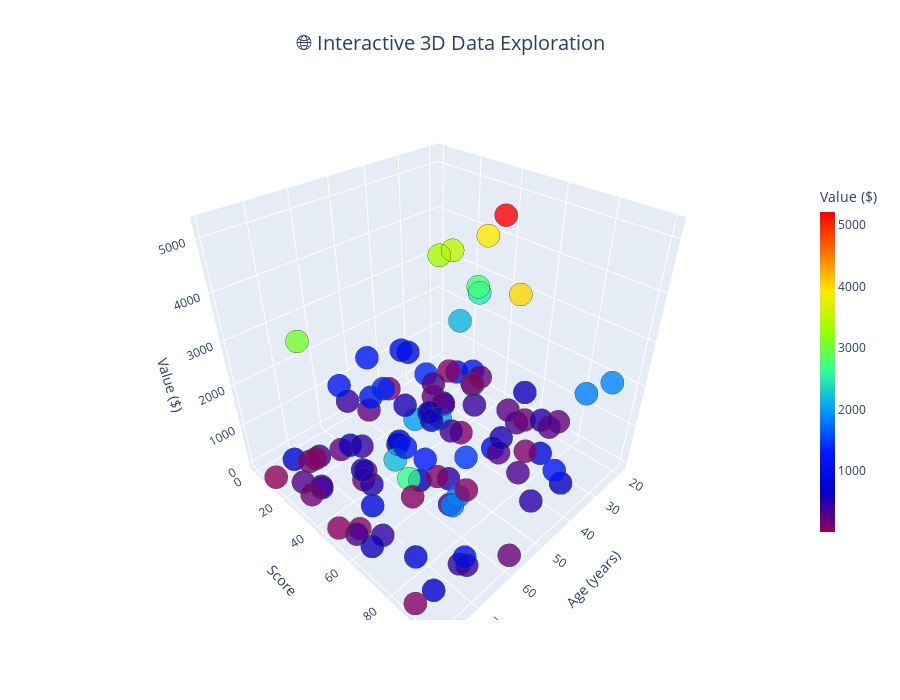
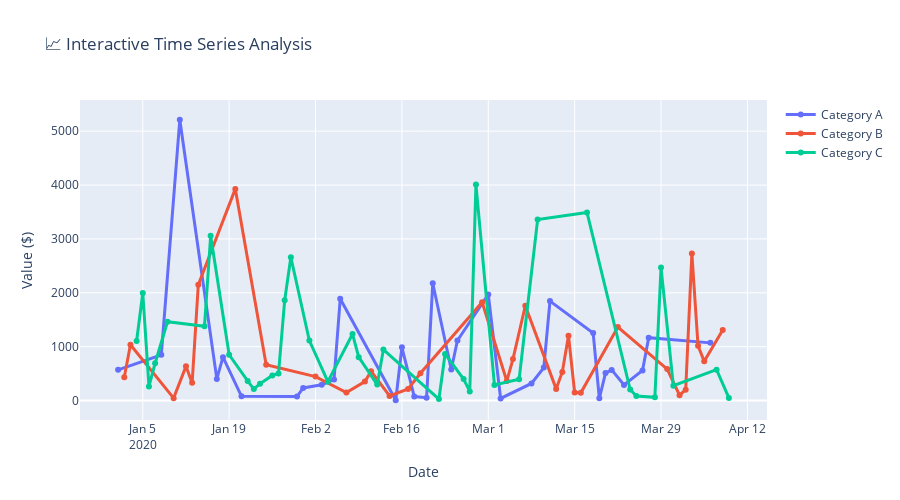

Source (notebook cell) for these figures, in order:
### Markdown cell above
## 3. Interactive Plotly Visualizations

### Code cell
# Check if plotly is available before creating interactive plots
try:
    import plotly.graph_objects as go
    import plotly.express as px
    
    # Interactive 3D scatter plot with hover information
    fig_3d = go.Figure(data=[go.Scatter3d(
        x=df_large['Age'],
        y=df_large['Score'], 
        z=df_large['Value'],
        mode='markers',
        marker=dict(
            size=8,
            color=df_large['Value'],
            colorscale='Rainbow',
            opacity=0.8,
            colorbar=dict(
                title=dict(text="Value ($)"),
                thickness=15,
                len=0.7
            ),
            line=dict(width=0.5, color='DarkSlateGrey')
        ),
        text=[f"User: {name}<br>Category: {cat}" for name, cat in zip(df_large['Name'], df_large['Category'])],
        hovertemplate='<b>%{text}</b><br>Age: %{x}<br>Score: %{y:.1f}<br>Value: $%{z:,.0f}<extra></extra>'
    )])

    fig_3d.update_layout(
        title=dict(
            text='🌐 Interactive 3D Data Exploration',
            x=0.5,
            font=dict(size=20)
        ),
        scene=dict(
            xaxis_title='Age (years)',
            yaxis_title='Score',
            zaxis_title='Value ($)',
            camera=dict(eye=dict(x=1.2, y=1.2, z=1.2))
        ),
        width=900,
        height=700,
        font=dict(size=12)
    )

    fig_3d.show()

    # Interactive time series with multiple traces
    fig_ts = go.Figure()

    # Add trace for each category
    for category in df_large['Category'].unique():
        cat_data = df_large[df_large['Category'] == category].sort_values('Date')
        fig_ts.add_trace(go.Scatter(
            x=cat_data['Date'],
            y=cat_data['Value'],
            mode='lines+markers',
            name=f'Category {category}',
            line=dict(width=3),
            hovertemplate='Date: %{x}<br>Value: $%{y:,.0f}<br>Category: ' + category + '<extra></extra>'
        ))

    fig_ts.update_layout(
        title='📈 Interactive Time Series Analysis',
        xaxis_title='Date',
        yaxis_title='Value ($)',
        hovermode='x unified',
        width=900,
        height=500,
        showlegend=True
    )

    fig_ts.show()

    print("🎯 Interactive Features Demonstrated:")
    print("• Hover tooltips with detailed information")
    print("• 3D rotation and zoom capabilities") 
    print("• Multi-trace time series with legend controls")
    print("• Custom color scales and styling")
    print("• Responsive design for different screen sizes")
    
except ImportError:
    print("⚠️ Plotly not available - creating static matplotlib alternatives...")
    
    # Alternative matplotlib 3D plot
    fig = plt.figure(figsize=(15, 6))
    
    # 3D scatter plot alternative
    ax1 = fig.add_subplot(121, projection='3d')
    scatter = ax1.scatter(df_large['Age'], df_large['Score'], df_large['Value'], 
                         c=df_large['Value'], cmap='rainbow', s=50, alpha=0.7)
    ax1.set_xlabel('Age (years)')
    ax1.set_ylabel('Score')
    ax1.set_zlabel('Value ($)')
    ax1.set_title('3D Data Exploration')
    plt.colorbar(scatter, ax=ax1, label='Value ($)', shrink=0.5)
    
    # Time series alternative
    ax2 = fig.add_subplot(122)
    for category in df_large['Category'].unique():
        cat_data = df_large[df_large['Category'] == category].sort_values('Date')
        ax2.plot(cat_data['Date'], cat_data['Value'], label=f'Category {category}', linewidth=2)
    ax2.set_title('Time Series Analysis')
    ax2.set_xlabel('Date')
    ax2.set_ylabel('Value ($)')
    ax2.legend()
    ax2.tick_params(axis='x', rotation=45)
    
    plt.tight_layout()
    plt.show()
    
    print("📊 Static Visualizations Created:")
    print("• 3D scatter plot with color mapping")
    print("• Multi-category time series plot")
    print("• Matplotlib-based alternatives to Plotly")

### Figure 1 — Plotly figure (JSON) as saved in the notebook; plotly's stock layout.template omitted (floating-point values rounded to 4 significant figures)
{"data": [{"hovertemplate": "<b>%{text}</b><br>Age: %{x}<br>Score: %{y:.1f}<br>Value: $%{z:,.0f}<extra></extra>", "marker": {"color": [569.9, 430.9, 1036.0, 1105.0, 1996.0, 261.6, 691.5, 848.6, 1463.0, 44.58, 5212.0, 634.8, 327.9, 2150.0, 1377.0, 3059.0, 401.6, 804.7, 849.3, 3929.0, 78.34, 364.8, 211.8, 312.6, 664.1, 466.3, 502.0, 1859.0, 2660.0, 73.02, 234.4, 1112.0, 444.2, 293.2, 350.0, 389.4, 1888.0, 146.9, 1234.0, 804.8, 351.7, 544.3, 296.0, 945.5, 85.12, 5.198, 988.6, 216.0, 73.58, 505.5, 52.1, 2177.0, 28.01, 864.8, 577.1, 1115.0, 397.7, 168.5, 4009.0, 1826.0, 1969.0, 288.0, 39.61, 361.4, 770.2, 395.5, 1759.0, 316.8, 3360.0, 611.1, 1845.0, 216.1, 529.9, 1202.0, 148.9, 142.4, 3491.0, 1254.0, 41.93, 508.9, 568.3, 1363.0, 288.8, 203.7, 84.33, 559.2, 1166.0, 59.96, 2468.0, 584.0, 274.2, 98.58, 202.0, 2727.0, 1017.0, 727.1, 1070.0, 572.1, 1309.0, 48.89], "colorbar": {"len": 0.7, "thickness": 15, "title": {"text": "Value ($)"}}, "colorscale": [[0, "rgb(150,0,90)"], [0.125, "rgb(0,0,200)"], [0.25, "rgb(0,25,255)"], [0.375, "rgb(0,152,255)"], [0.5, "rgb(44,255,150)"], [0.625, "rgb(151,255,0)"], [0.75, "rgb(255,234,0)"], [0.875, "rgb(255,111,0)"], [1, "rgb(255,0,0)"]], "line": {"color": "DarkSlateGrey", "width": 0.5}, "opacity": 0.8, "size": 8}, "mode": "markers", "text": ["User: User_0<br>Category: A", "User: User_1<br>Category: B", "User: User_2<br>Category: B", "User: User_3<br>Category: C", "User: User_4<br>Category: C", "User: User_5<br>Category: C", "User: User_6<br>Category: C", "User: User_7<br>Category: A", "User: User_8<br>Category: C", "User: User_9<br>Category: B", "User: User_10<br>Category: A", "User: User_11<br>Category: B", "User: User_12<br>Category: B", "User: User_13<br>Category: B", "User: User_14<br>Category: C", "User: User_15<br>Category: C", "User: User_16<br>Category: A", "User: User_17<br>Category: A", "User: User_18<br>Category: C", "User: User_19<br>Category: B", "User: User_20<br>Category: A", "User: User_21<br>Category: C", "User: User_22<br>Category: C", "User: User_23<br>Category: C", "User: User_24<br>Category: B", "User: User_25<br>Category: C", "User: User_26<br>Category: C", "User: User_27<br>Category: C", "User: User_28<br>Category: C", "User: User_29<br>Category: A", "User: User_30<br>Category: A", "User: User_31<br>Category: C", "User: User_32<br>Category: B", "User: User_33<br>Category: A", "User: User_34<br>Category: C", "User: User_35<br>Category: A", "User: User_36<br>Category: A", "User: User_37<br>Category: B", "User: User_38<br>Category: C", "User: User_39<br>Category: C", "User: User_40<br>Category: B", "User: User_41<br>Category: B", "User: User_42<br>Category: C", "User: User_43<br>Category: C", "User: User_44<br>Category: B", "User: User_45<br>Category: A", "User: User_46<br>Category: A", "User: User_47<br>Category: B", "User: User_48<br>Category: A", "User: User_49<br>Category: B", "User: User_50<br>Category: A", "User: User_51<br>Category: A", "User: User_52<br>Category: C", "User: User_53<br>Category: C", "User: User_54<br>Category: A", "User: User_55<br>Category: A", "User: User_56<br>Category: C", "User: User_57<br>Category: C", "User: User_58<br>Category: C", "User: User_59<br>Category: B", "User: User_60<br>Category: A", "User: User_61<br>Category: C", "User: User_62<br>Category: A", "User: User_63<br>Category: B", "User: User_64<br>Category: B", "User: User_65<br>Category: C", "User: User_66<br>Category: B", "User: User_67<br>Category: A", "User: User_68<br>Category: C", "User: User_69<br>Category: A", "User: User_70<br>Category: A", "User: User_71<br>Category: B", "User: User_72<br>Category: B", "User: User_73<br>Category: B", "User: User_74<br>Category: B", "User: User_75<br>Category: B", "User: User_76<br>Category: C", "User: User_77<br>Category: A", "User: User_78<br>Category: A", "User: User_79<br>Category: A", "User: User_80<br>Category: A", "User: User_81<br>Category: B", "User: User_82<br>Category: A", "User: User_83<br>Category: C", "User: User_84<br>Category: C", "User: User_85<br>Category: A", "User: User_86<br>Category: A", "User: User_87<br>Category: C", "User: User_88<br>Category: C", "User: User_89<br>Category: B", "User: User_90<br>Category: C", "User: User_91<br>Category: B", "User: User_92<br>Category: B", "User: User_93<br>Category: B", "User: User_94<br>Category: B", "User: User_95<br>Category: B", "User: User_96<br>Category: A", "User: User_97<br>Category: C", "User: User_98<br>Category: B", "User: User_99<br>Category: C"], "type": "scatter3d", "x": [56, 69, 46, 32, 60, 25, 78, 38, 56, 75, 36, 40, 28, 28, 41, 70, 53, 57, 41, 20, 39, 70, 19, 41, 61, 47, 55, 19, 77, 38, 50, 29, 75, 39, 78, 61, 42, 66, 44, 76, 59, 45, 77, 33, 32, 79, 79, 64, 79, 68, 61, 72, 69, 74, 20, 54, 68, 24, 38, 26, 56, 35, 21, 42, 77, 31, 67, 75, 26, 43, 70, 19, 37, 45, 64, 77, 24, 61, 78, 25, 64, 52, 31, 34, 53, 67, 57, 21, 19, 79, 23, 71, 59, 21, 71, 46, 35, 43, 61, 51], "y": [39.52, 92.67, 72.73, 32.65, 57.04, 52.08, 96.12, 84.45, 74.73, 53.97, 58.68, 96.53, 60.7, 27.6, 29.63, 16.53, 1.564, 42.34, 39.49, 29.35, 1.408, 19.88, 71.13, 79.02, 60.6, 92.63, 65.11, 91.5, 85.0, 44.95, 9.541, 37.08, 66.88, 66.59, 59.13, 27.47, 56.12, 38.29, 97.17, 84.89, 72.17, 23.6, 25.61, 4.043, 71.07, 11.09, 43.93, 20.17, 89.58, 47.54, 56.33, 69.55, 13.93, 60.44, 53.98, 20.31, 94.29, 59.89, 69.48, 88.05, 62.44, 29.56, 10.55, 45.65, 21.84, 41.65, 88.33, 32.43, 12.21, 35.63, 90.68, 27.21, 64.77, 0.05204, 35.26, 30.48, 16.47, 53.41, 48.48, 69.24, 26.94, 24.41, 16.83, 21.88, 55.81, 40.38, 6.489, 25.39, 24.69, 69.63, 71.23, 14.81, 99.77, 26.68, 97.66, 41.1, 3.305, 34.51, 63.44, 68.07], "z": [569.9, 430.9, 1036.0, 1105.0, 1996.0, 261.6, 691.5, 848.6, 1463.0, 44.58, 5212.0, 634.8, 327.9, 2150.0, 1377.0, 3059.0, 401.6, 804.7, 849.3, 3929.0, 78.34, 364.8, 211.8, 312.6, 664.1, 466.3, 502.0, 1859.0, 2660.0, 73.02, 234.4, 1112.0, 444.2, 293.2, 350.0, 389.4, 1888.0, 146.9, 1234.0, 804.8, 351.7, 544.3, 296.0, 945.5, 85.12, 5.198, 988.6, 216.0, 73.58, 505.5, 52.1, 2177.0, 28.01, 864.8, 577.1, 1115.0, 397.7, 168.5, 4009.0, 1826.0, 1969.0, 288.0, 39.61, 361.4, 770.2, 395.5, 1759.0, 316.8, 3360.0, 611.1, 1845.0, 216.1, 529.9, 1202.0, 148.9, 142.4, 3491.0, 1254.0, 41.93, 508.9, 568.3, 1363.0, 288.8, 203.7, 84.33, 559.2, 1166.0, 59.96, 2468.0, 584.0, 274.2, 98.58, 202.0, 2727.0, 1017.0, 727.1, 1070.0, 572.1, 1309.0, 48.89]}], "layout": {"font": {"size": 12}, "height": 700, "scene": {"camera": {"eye": {"x": 1.2, "y": 1.2, "z": 1.2}}, "xaxis": {"title": {"text": "Age (years)"}}, "yaxis": {"title": {"text": "Score"}}, "zaxis": {"title": {"text": "Value ($)"}}}, "title": {"font": {"size": 20}, "text": "🌐 Interactive 3D Data Exploration", "x": 0.5}, "width": 900}}

### Figure 2 — Plotly figure (JSON) as saved in the notebook; plotly's stock layout.template omitted (floating-point values rounded to 4 significant figures)
{"data": [{"hovertemplate": "Date: %{x}<br>Value: $%{y:,.0f}<br>Category: A<extra></extra>", "line": {"width": 3}, "mode": "lines+markers", "name": "Category A", "type": "scatter", "x": ["2020-01-01T00:00:00.000000000", "2020-01-08T00:00:00.000000000", "2020-01-11T00:00:00.000000000", "2020-01-17T00:00:00.000000000", "2020-01-18T00:00:00.000000000", "2020-01-21T00:00:00.000000000", "2020-01-30T00:00:00.000000000", "2020-01-31T00:00:00.000000000", "2020-02-03T00:00:00.000000000", "2020-02-05T00:00:00.000000000", "2020-02-06T00:00:00.000000000", "2020-02-15T00:00:00.000000000", "2020-02-16T00:00:00.000000000", "2020-02-18T00:00:00.000000000", "2020-02-20T00:00:00.000000000", "2020-02-21T00:00:00.000000000", "2020-02-24T00:00:00.000000000", "2020-02-25T00:00:00.000000000", "2020-03-01T00:00:00.000000000", "2020-03-03T00:00:00.000000000", "2020-03-08T00:00:00.000000000", "2020-03-10T00:00:00.000000000", "2020-03-11T00:00:00.000000000", "2020-03-18T00:00:00.000000000", "2020-03-19T00:00:00.000000000", "2020-03-20T00:00:00.000000000", "2020-03-21T00:00:00.000000000", "2020-03-23T00:00:00.000000000", "2020-03-26T00:00:00.000000000", "2020-03-27T00:00:00.000000000", "2020-04-06T00:00:00.000000000"], "y": [569.9, 848.6, 5212.0, 401.6, 804.7, 78.34, 73.02, 234.4, 293.2, 389.4, 1888.0, 5.198, 988.6, 73.58, 52.1, 2177.0, 577.1, 1115.0, 1969.0, 39.61, 316.8, 611.1, 1845.0, 1254.0, 41.93, 508.9, 568.3, 288.8, 559.2, 1166.0, 1070.0]}, {"hovertemplate": "Date: %{x}<br>Value: $%{y:,.0f}<br>Category: B<extra></extra>", "line": {"width": 3}, "mode": "lines+markers", "name": "Category B", "type": "scatter", "x": ["2020-01-02T00:00:00.000000000", "2020-01-03T00:00:00.000000000", "2020-01-10T00:00:00.000000000", "2020-01-12T00:00:00.000000000", "2020-01-13T00:00:00.000000000", "2020-01-14T00:00:00.000000000", "2020-01-20T00:00:00.000000000", "2020-01-25T00:00:00.000000000", "2020-02-02T00:00:00.000000000", "2020-02-07T00:00:00.000000000", "2020-02-10T00:00:00.000000000", "2020-02-11T00:00:00.000000000", "2020-02-14T00:00:00.000000000", "2020-02-17T00:00:00.000000000", "2020-02-19T00:00:00.000000000", "2020-02-29T00:00:00.000000000", "2020-03-04T00:00:00.000000000", "2020-03-05T00:00:00.000000000", "2020-03-07T00:00:00.000000000", "2020-03-12T00:00:00.000000000", "2020-03-13T00:00:00.000000000", "2020-03-14T00:00:00.000000000", "2020-03-15T00:00:00.000000000", "2020-03-16T00:00:00.000000000", "2020-03-22T00:00:00.000000000", "2020-03-30T00:00:00.000000000", "2020-04-01T00:00:00.000000000", "2020-04-02T00:00:00.000000000", "2020-04-03T00:00:00.000000000", "2020-04-04T00:00:00.000000000", "2020-04-05T00:00:00.000000000", "2020-04-08T00:00:00.000000000"], "y": [430.9, 1036.0, 44.58, 634.8, 327.9, 2150.0, 3929.0, 664.1, 444.2, 146.9, 351.7, 544.3, 85.12, 216.0, 505.5, 1826.0, 361.4, 770.2, 1759.0, 216.1, 529.9, 1202.0, 148.9, 142.4, 1363.0, 584.0, 98.58, 202.0, 2727.0, 1017.0, 727.1, 1309.0]}, {"hovertemplate": "Date: %{x}<br>Value: $%{y:,.0f}<br>Category: C<extra></extra>", "line": {"width": 3}, "mode": "lines+markers", "name": "Category C", "type": "scatter", "x": ["2020-01-04T00:00:00.000000000", "2020-01-05T00:00:00.000000000", "2020-01-06T00:00:00.000000000", "2020-01-07T00:00:00.000000000", "2020-01-09T00:00:00.000000000", "2020-01-15T00:00:00.000000000", "2020-01-16T00:00:00.000000000", "2020-01-19T00:00:00.000000000", "2020-01-22T00:00:00.000000000", "2020-01-23T00:00:00.000000000", "2020-01-24T00:00:00.000000000", "2020-01-26T00:00:00.000000000", "2020-01-27T00:00:00.000000000", "2020-01-28T00:00:00.000000000", "2020-01-29T00:00:00.000000000", "2020-02-01T00:00:00.000000000", "2020-02-04T00:00:00.000000000", "2020-02-08T00:00:00.000000000", "2020-02-09T00:00:00.000000000", "2020-02-12T00:00:00.000000000", "2020-02-13T00:00:00.000000000", "2020-02-22T00:00:00.000000000", "2020-02-23T00:00:00.000000000", "2020-02-26T00:00:00.000000000", "2020-02-27T00:00:00.000000000", "2020-02-28T00:00:00.000000000", "2020-03-02T00:00:00.000000000", "2020-03-06T00:00:00.000000000", "2020-03-09T00:00:00.000000000", "2020-03-17T00:00:00.000000000", "2020-03-24T00:00:00.000000000", "2020-03-25T00:00:00.000000000", "2020-03-28T00:00:00.000000000", "2020-03-29T00:00:00.000000000", "2020-03-31T00:00:00.000000000", "2020-04-07T00:00:00.000000000", "2020-04-09T00:00:00.000000000"], "y": [1105.0, 1996.0, 261.6, 691.5, 1463.0, 1377.0, 3059.0, 849.3, 364.8, 211.8, 312.6, 466.3, 502.0, 1859.0, 2660.0, 1112.0, 350.0, 1234.0, 804.8, 296.0, 945.5, 28.01, 864.8, 397.7, 168.5, 4009.0, 288.0, 395.5, 3360.0, 3491.0, 203.7, 84.33, 59.96, 2468.0, 274.2, 572.1, 48.89]}], "layout": {"height": 500, "hovermode": "x unified", "showlegend": true, "title": {"text": "📈 Interactive Time Series Analysis"}, "width": 900, "xaxis": {"title": {"text": "Date"}}, "yaxis": {"title": {"text": "Value ($)"}}}}
